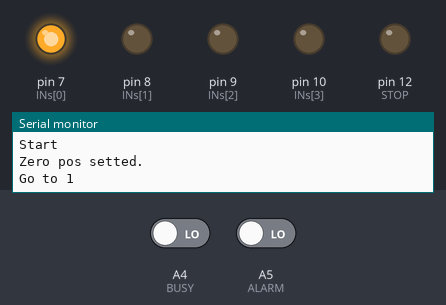
A sketch run on a simulated Arduino Uno, built with avr-gcc and run on an emulated ATmega328P. On the bench: output pins drawn as LEDs (lit = HIGH), the last lines printed to the serial monitor. Dashed ring = blinking. The inputs (shaded band) are chosen by the test bench; at power-on: A4 (BUSY) LOW, A5 (ALARM) LOW.

Above: at 1.2 s.
1.3 s: A4 (BUSY) driven HIGH
At 2.05 s:
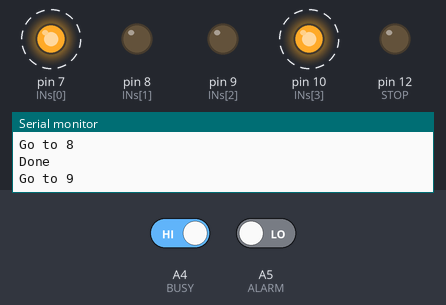
At 2.45 s:
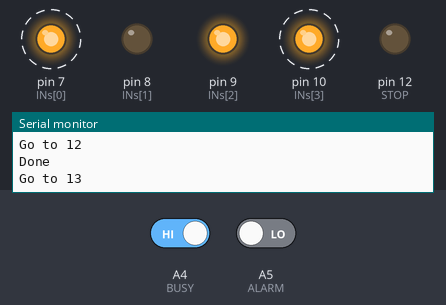
4.3 s: A4 (BUSY) driven LOW
At 4.3 s:
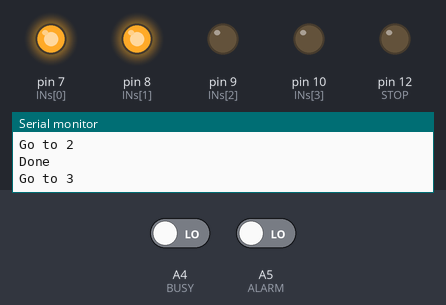
Timing chart, 0 to 7.3 s (numbered marks = the images above; inputs shaded):
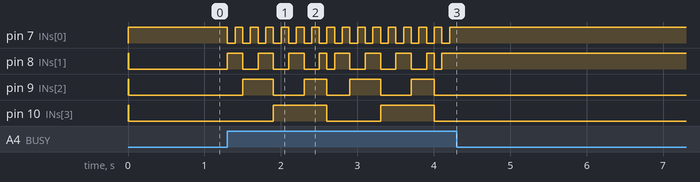

Measured:
- after the input at 1.3 s, pin 7 (INs[0]): alternates HIGH for 0.10 s and LOW for 0.10 s, starting at once; pin 8 (INs[1]): goes 3 × (HIGH 0.20 s, LOW 0.20 s), HIGH 0.10 s, LOW 0.10 s, 3 × (HIGH 0.20 s, LOW 0.20 s), HIGH 0.10 s, LOW 0.10 s, then HIGH, starting at once
- after the input at 4.3 s, pin 7 (INs[0]), pin 8 (INs[1]): stops changing and stays HIGH; pin 9 (INs[2]), pin 10 (INs[3]): stops changing and stays LOW

The sketch:

pist.ino
```cpp
//diagnostika řídící jednotky
byte OUTs[4] = {A0, A1, A2, A3};
byte BUSY = A4;
byte ALARM = A5;

//ovládání jednotky
byte INs[4] = {7,8,9,10};
byte RESET = 11;
byte STOP = 12;

void Fpos(){
  digitalWrite(INs[0], HIGH);
  digitalWrite(INs[1], HIGH);
  digitalWrite(INs[2], HIGH);
  digitalWrite(INs[3], HIGH);

  delay(10);
  while(digitalRead(BUSY));

  Serial.println("Zero pos setted.");

  digitalWrite(INs[0], LOW);
  digitalWrite(INs[1], LOW);
  digitalWrite(INs[2], LOW);
  digitalWrite(INs[3], LOW);
}

void Goto(byte position){
  Serial.print("Go to "); Serial.println(position);
  if (position < 1 || position > 15)
  {
    Serial.println("ERROR position out of range in Goto function");
    return;
  }
  const byte mask = 0b00000001;
  digitalWrite(INs[0], position & mask);
  digitalWrite(INs[1], (position >> 1) & mask);
  digitalWrite(INs[2], (position >> 2) & mask);
  digitalWrite(INs[3], (position >> 3) & mask);

  delay(100);
  while(!digitalRead(BUSY));

  Serial.println("Done");
}

void setup() {
  Serial.begin(9600);
  Serial.println("Start");
  // put your setup code here, to run once:
  for(byte i = 0; i < 6; i++){
    pinMode(OUTs[i], INPUT);
    pinMode(INs[i], OUTPUT);
  }
  pinMode(ALARM, INPUT);
  pinMode(BUSY, INPUT);

  pinMode(RESET, OUTPUT);
  pinMode(STOP, OUTPUT);

  digitalWrite(RESET, LOW);
  digitalWrite(STOP, LOW);

  digitalWrite(INs[0], LOW);
  digitalWrite(INs[1], LOW);
  digitalWrite(INs[2], LOW);
  digitalWrite(INs[3], LOW);

  while(digitalRead(ALARM));

  Fpos();

}
byte pos = 1;
void loop() {
  // put your main code here, to run repeatedly:

  if(pos==15)pos = 1;
  Goto(pos);
  pos++;

  if(digitalRead(ALARM)){
    Serial.println("ERROR please repair it and restart arduino.");
    while(free);
  }
}
```
